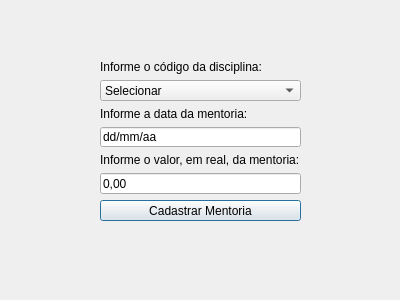
<?xml version="1.0" encoding="UTF-8"?>
<ui version="4.0">
 <class>cadastroMentoria</class>
 <widget class="QDialog" name="cadastroMentoria">
  <property name="geometry">
   <rect>
    <x>0</x>
    <y>0</y>
    <width>400</width>
    <height>300</height>
   </rect>
  </property>
  <property name="windowTitle">
   <string>Cadastro de Mentoria</string>
  </property>
  <widget class="QWidget" name="verticalLayoutWidget">
   <property name="geometry">
    <rect>
     <x>100</x>
     <y>60</y>
     <width>201</width>
     <height>161</height>
    </rect>
   </property>
   <layout class="QVBoxLayout" name="verticalLayout">
    <item>
     <widget class="QLabel" name="label_2">
      <property name="text">
       <string>Informe o código da disciplina:</string>
      </property>
     </widget>
    </item>
    <item>
     <widget class="QComboBox" name="comboBox">
      <item>
       <property name="text">
        <string>Selecionar</string>
       </property>
      </item>
     </widget>
    </item>
    <item>
     <widget class="QLabel" name="label">
      <property name="text">
       <string>Informe a data da mentoria:</string>
      </property>
     </widget>
    </item>
    <item>
     <widget class="QLineEdit" name="lineEdit_2">
      <property name="text">
       <string>dd/mm/aa</string>
      </property>
     </widget>
    </item>
    <item>
     <widget class="QLabel" name="label_3">
      <property name="text">
       <string>Informe o valor, em real, da mentoria:</string>
      </property>
     </widget>
    </item>
    <item>
     <widget class="QLineEdit" name="lineEdit">
      <property name="text">
       <string>0,00</string>
      </property>
     </widget>
    </item>
    <item>
     <widget class="QPushButton" name="cadastrarM">
      <property name="text">
       <string>Cadastrar Mentoria</string>
      </property>
     </widget>
    </item>
   </layout>
  </widget>
 </widget>
 <resources/>
 <connections/>
</ui>
